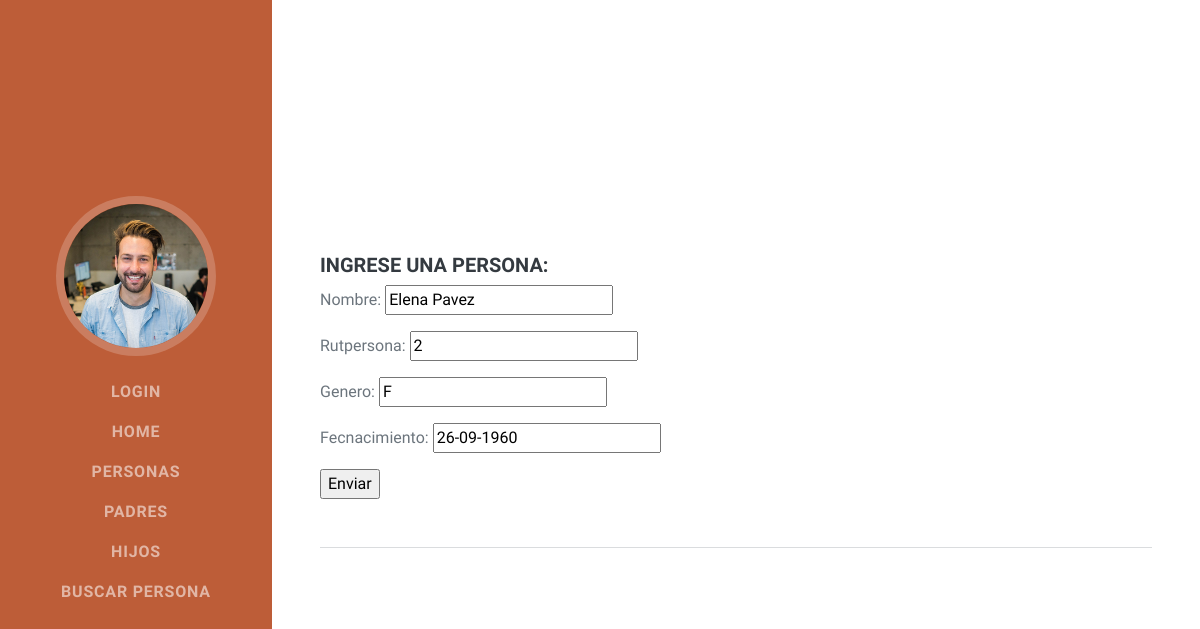
/AppFami/persona/editar/2, run on the app's committed database.
### AppFami/models.py (models this page shows, shortened)
class Persona(models.Model):
    nombre = models.CharField(max_length=40)
    rutpersona = models.IntegerField(unique='true')
    genero = models.CharField(max_length=40)
    fecnacimiento = models.CharField(max_length=40)

### AppFami/views.py (the view, shortened to what this page needs)
# urls.py: path('persona/editar/<int:rutpersona>', persona_editar, name='AppFamiPersonaEditar'),
def persona_editar(request, rutpersona):
    persona = Persona.objects.get(rutpersona=rutpersona)
    persona_form = PersonaForm(initial={'nombre': persona.nombre,'rutpersona': persona.rutpersona, 'genero': persona.genero, 'fecnacimiento': persona.fecnacimiento})
    contexto = {
        'persona_form': persona_form
    }
    return render(request, 'AppFami/persona/editar.html', contexto)

### AppFami/forms.py
class PersonaForm(forms.Form):
    nombre = forms.CharField(max_length=40)
    rutpersona = forms.IntegerField()
    genero = forms.CharField(max_length=1)
    fecnacimiento = forms.CharField(max_length=40)

### templates/AppFami/persona/editar.html (shortened to what this page needs)
{% extends 'AppFami/index.html' %}
{% block body %}
    <div class="d-flex flex-column flex-md-row justify-content-between mb-5">
        <div class="flex-grow-1">
            <h5>Ingrese una persona: </h5>
            <form acction="" method="POST">
                    {{persona_form.as_p}}
                    <input type="submit" value="Enviar">
            </form>
        </div>
    </div>
    <hr class="m-0" />
{% endblock %}

### data on the page
Persona: nombre "Elena Pavez", rutpersona "2", genero "F", fecnacimiento "26-09-1960"
